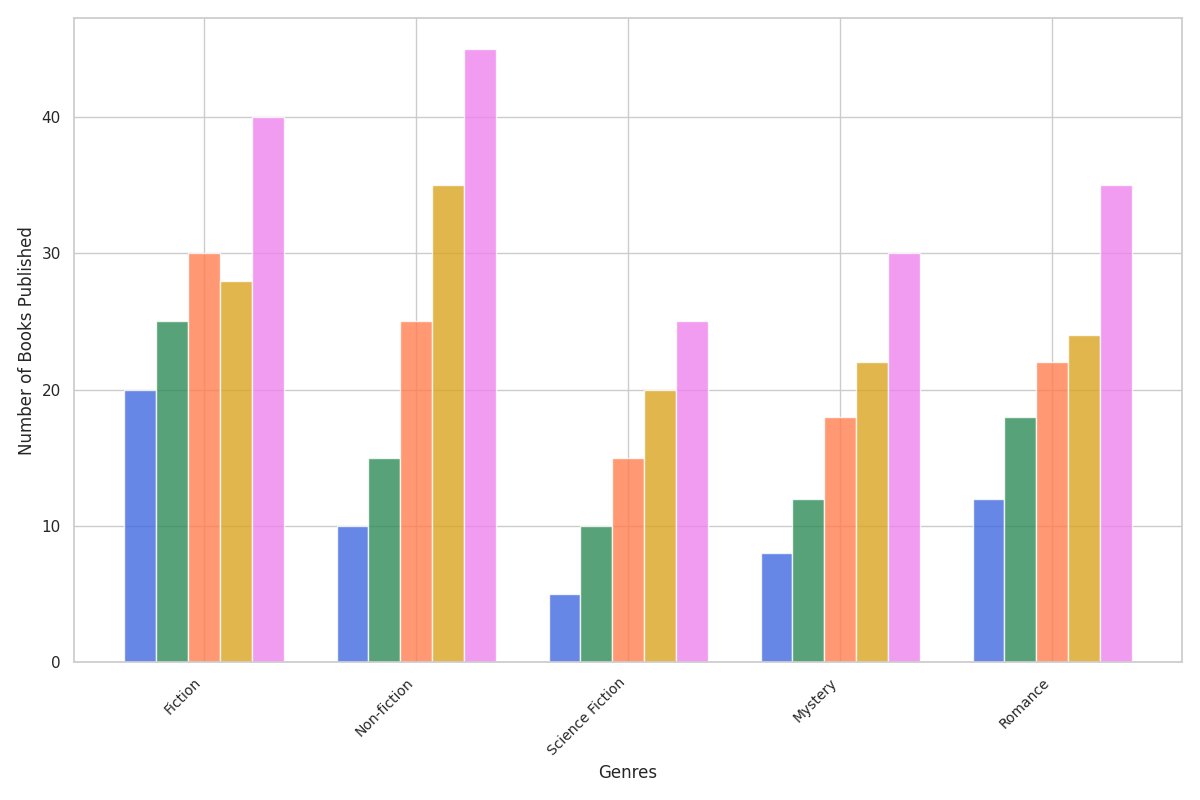

This figure's Python source:
import matplotlib.pyplot as plt
import numpy as np

decades = ['1960s', '1970s', '1980s', '1990s', '2000s']
genres = ['Fiction', 'Non-fiction', 'Science Fiction', 'Mystery', 'Romance']
publication_counts = {
    'Fiction': [20, 25, 30, 28, 40],
    'Non-fiction': [10, 15, 25, 35, 45],
    'Science Fiction': [5, 10, 15, 20, 25],
    'Mystery': [8, 12, 18, 22, 30],
    'Romance': [12, 18, 22, 24, 35]
}

data = [publication_counts[genre] for genre in genres]

fig, ax = plt.subplots(figsize=(12, 8))
colors = ['royalblue', 'seagreen', 'coral', 'goldenrod', 'violet']

for i, (color, decade) in enumerate(zip(colors, decades)):
    x_offsets = np.arange(len(genres)) + i * 0.15
    decade_data = [publication_counts[genre][i] for genre in genres]
    ax.bar(x_offsets, decade_data, width=0.15, color=color, alpha=0.8)

ax.set_xlabel('Genres', fontsize=12)
ax.set_ylabel('Number of Books Published', fontsize=12)
ax.set_xticks(np.arange(len(genres)) + 0.3)
ax.set_xticklabels(genres, fontsize=10, rotation=45, ha='right')
plt.tight_layout()
plt.show()
